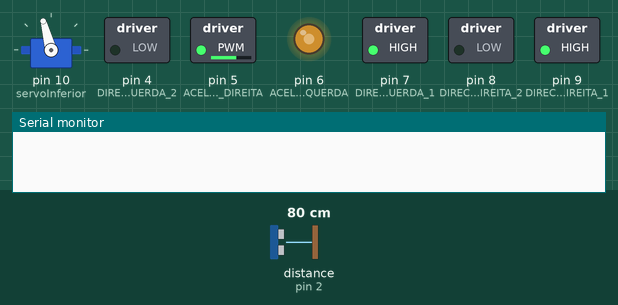
Bench run of a sketch on a simulated Arduino Uno, built with avr-gcc and run on an emulated ATmega328P. On the bench: servo, switched loads named in the sketch (green lamp = pin HIGH), output pins drawn as LEDs (lit = HIGH), the last lines printed to the serial monitor. Dashed ring = blinking. The test bench sets the inputs (shaded band); at power-on: distance to the obstacle (sensor on pin 2) 80 cm. The echo pulse lasts 58.3 µs per cm.

Above: at 3.2 s.
3.3 s: distance to the obstacle (sensor on pin 2) set to 250 cm
6.3 s: distance to the obstacle (sensor on pin 2) set to 2 cm
At 7.4 s:
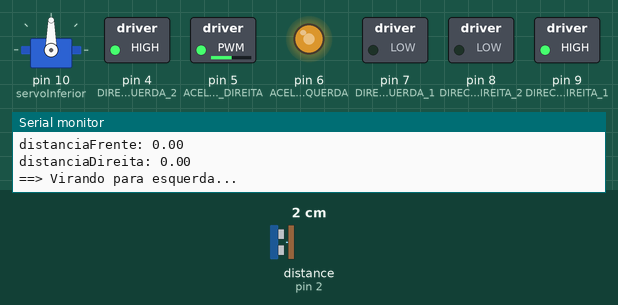
9.3 s: distance to the obstacle (sensor on pin 2) set to 18 cm
At 10.1 s:
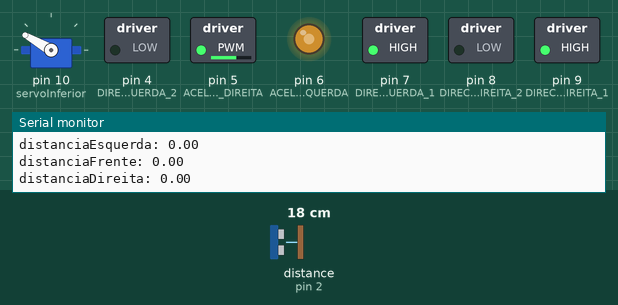
12.3 s: distance to the obstacle (sensor on pin 2) set to 4 cm
At 12.41 s:
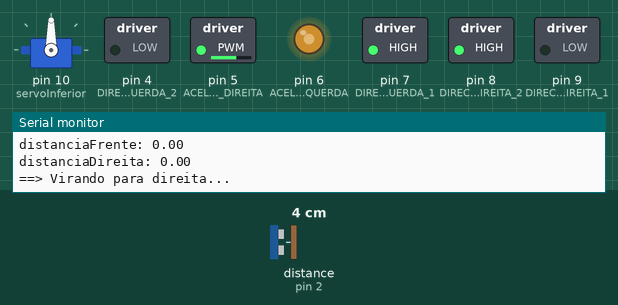
Timing chart, 0 to 16.3 s (numbered marks = the images above; inputs shaded):
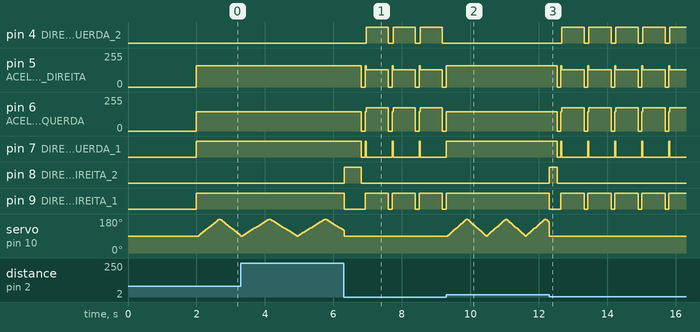

Measured:
- after the input at 6.3 s, pin 4 (DIRECAO_ESQUERDA_2): alternates HIGH for 0.65 s and LOW for 0.14 s, starting after 0.66 s; pin 5 (ACELERADOR_DIREITA): 160/255 → 0/255 after 0.52 s, then repeats every 0.79 s: 160/255 0.03 s, 130/255 0.65 s, 0/255 0.11 s
- after the input at 9.3 s, pin 4 (DIRECAO_ESQUERDA_2): stops changing and stays LOW; pin 5 (ACELERADOR_DIREITA): stops changing and stays 160/255
- after the input at 12.3 s, pin 4 (DIRECAO_ESQUERDA_2): alternates HIGH for 0.65 s and LOW for 0.14 s, starting after 0.37 s; pin 5 (ACELERADOR_DIREITA): 160/255 → 0/255 after 0.23 s, then repeats every 0.79 s: 160/255 0.03 s, 130/255 0.65 s, 0/255 0.11 s

The sketch:

circuito.ino
```cpp
#include <Ultrasonic.h>
#include <Servo.h>

Servo servoInferior;

//Define os pinos para o trigger e echo
#define pino_trigger 3
#define pino_echo 2

//Inicializa o sensor nos pinos definidos acima
Ultrasonic ultrasonic(pino_trigger, pino_echo);

float distanciaEsquerda, distanciaDireita, distanciaFrente;

//#define ENCODER_DIREITA 2
//#define ENCODER_ESQUERDA 3

#define ACELERADOR_DIREITA 5
#define ACELERADOR_ESQUERDA 6

//  Definição das entradas para os motores de cada lado, observem que alguns robôs precisaram ter os pinos trocados devido aos módulos de comunicação que utilizam.
//  Vejam os 4 fios unidos da ponte H que são conectados no Arduino para saberem o padrão do robô que vocês tem em mãos.
/*#define DIRECAO_DIREITA_1 7   //4
#define DIRECAO_DIREITA_2 8   //7

#define DIRECAO_ESQUERDA_1 9  //8
#define DIRECAO_ESQUERDA_2 10 //9*/

#define DIRECAO_DIREITA_1 9   //4
#define DIRECAO_DIREITA_2 8   //7

#define DIRECAO_ESQUERDA_1 7  //8
#define DIRECAO_ESQUERDA_2 4 //9

#define IR_PARA_FRENTE_DIREITA() do { digitalWrite(DIRECAO_DIREITA_1, HIGH); digitalWrite(DIRECAO_DIREITA_2, LOW); } while(false)
#define IR_PARA_FRENTE_ESQUERDA() do { digitalWrite(DIRECAO_ESQUERDA_1, HIGH); digitalWrite(DIRECAO_ESQUERDA_2, LOW); } while(false)
#define IR_PARA_FRENTE() do { IR_PARA_FRENTE_DIREITA(); IR_PARA_FRENTE_ESQUERDA(); } while(false)

#define IR_PARA_TRAS_DIREITA() do { digitalWrite(DIRECAO_DIREITA_1, LOW); digitalWrite(DIRECAO_DIREITA_2, HIGH); } while(false)
#define IR_PARA_TRAS_ESQUERDA() do { digitalWrite(DIRECAO_ESQUERDA_1, LOW); digitalWrite(DIRECAO_ESQUERDA_2, HIGH); } while(false)
#define IR_PARA_TRAS() do { IR_PARA_TRAS_DIREITA(); IR_PARA_TRAS_ESQUERDA(); } while(false)

#define ACELERA_DIREITA(VELOCIDADE) do { pwmDireita = VELOCIDADE; analogWrite(ACELERADOR_DIREITA, VELOCIDADE); } while(false)
#define ACELERA_ESQUERDA(VELOCIDADE) do { pwmEsquerda = VELOCIDADE; analogWrite(ACELERADOR_ESQUERDA, VELOCIDADE); } while(false)
#define ACELERA(VELOCIDADE) do { ACELERA_DIREITA(VELOCIDADE); ACELERA_ESQUERDA(VELOCIDADE); } while(false)

#define FREIO_DIREITA() { ACELERA_DIREITA(0); digitalWrite(DIRECAO_DIREITA_1, LOW); digitalWrite(DIRECAO_DIREITA_2, LOW); } while(false)
#define FREIO_ESQUERDA() { ACELERA_ESQUERDA(0); digitalWrite(DIRECAO_ESQUERDA_1, LOW); digitalWrite(DIRECAO_ESQUERDA_2, LOW); } while(false)
#define FREIO() do { FREIO_DIREITA(); FREIO_ESQUERDA(); } while(false)

// Velocidade armazenada PWM
volatile int pwmDireita = 0;
volatile int pwmEsquerda = 0;

// Numero de passos do Encoder Ótico
volatile int contador_direita = 0;
volatile int contador_esquerda = 0;

// Definir velocidades
//int velocidadeDireita  = 225; //200
int velocidadeDireita  = 160;
//int velocidadeEsquerda = 200; //180
int velocidadeEsquerda = 145;

void setup() {
  // Configuração da Comunicação Serial
  Serial.begin(9600);

  // Configuração dos pinos da Ponte H
  pinMode(DIRECAO_DIREITA_1, OUTPUT);
  pinMode(DIRECAO_DIREITA_2, OUTPUT);
  pinMode(DIRECAO_ESQUERDA_1, OUTPUT);
  pinMode(DIRECAO_ESQUERDA_2, OUTPUT);

  servoInferior.attach(10);

  // Configuração dos pinos do Encoder Ótico
//  pinMode(ENCODER_DIREITA, INPUT_PULLUP);
//  pinMode(ENCODER_ESQUERDA, INPUT_PULLUP);

  // Funções de Interrupção de cada um dos Encoders
//  attachInterrupt(digitalPinToInterrupt(ENCODER_DIREITA), contadorDireita, CHANGE);
//  attachInterrupt(digitalPinToInterrupt(ENCODER_ESQUERDA), contadorEsquerda, CHANGE);
  delay(2000);
}

bool girarServoEsquerda(){
  // delay(200);
  // long microsec = ultrasonic.timing();
  // distanciaFrente = ultrasonic.convert(microsec, Ultrasonic::CM);

  // servoInferior.write(180);
  // delay(200);

  // microsec = ultrasonic.timing();
  // distanciaEsquerda = ultrasonic.convert(microsec, Ultrasonic::CM);

  // servoInferior.write(90);
  // delay(200);
  long microsec;
  for(int i = 120; i <= 180; i += 5){
    servoInferior.write(i);
    delay(20);
    microsec = ultrasonic.timing();
    distanciaEsquerda = ultrasonic.convert(microsec, Ultrasonic::CM);
    if(distanciaEsquerda <= 10){
      //delay(100);
      servoInferior.write(90);
      delay(150);
      return true;
    }
    //delay(10);
  }
  //delay(100);
  servoInferior.write(90);
  delay(150);
  return false;
}

bool girarServoDireita(){
  long microsec;
  for(int i = 90; i > 0; i -= 5){
    delay(20);
    microsec = ultrasonic.timing();
    distanciaDireita = ultrasonic.convert(microsec, Ultrasonic::CM);
    if(distanciaDireita <= 10){
		FREIO();
      servoInferior.write(90);
      return true;
    }
    servoInferior.write(i);
    delay(10);
  }
  servoInferior.write(90);
  //delay(100);
  return false;
}

int x;
int distancia;
bool girarServo(){
  long microsec;
	int direction = 1;
	for(x = 90; ; x = (x+(5*direction))){

    	delay(20);
	    microsec = ultrasonic.timing();
    	distancia = ultrasonic.convert(microsec, Ultrasonic::CM);
	    if(distancia <= 10){
      		servoInferior.write(90);
			viraCalibrado(x);
    	  	return true;
	    }
	    servoInferior.write(x);
	    delay(10);
		if(x == 180){
			direction = -1;
		}else if(x == 90) {
			direction = 1;
		}
	}
	servoInferior.write(90);
	//delay(100);
	return false;
}

void loop() {
  ACELERA_DIREITA(velocidadeDireita);
  ACELERA_ESQUERDA(velocidadeEsquerda);
  IR_PARA_FRENTE_DIREITA();
  IR_PARA_FRENTE_ESQUERDA();

  	/*if(girarServoEsquerda()){
		viraDireita();
	}
	if(girarServoDireita()){
		viraEsquerda();
	}*/
  //girarServoDireita();

	girarServo();

  Serial.print("distanciaEsquerda: ");
  Serial.println(distanciaEsquerda);
  Serial.print("distanciaFrente: ");
  Serial.println(distanciaFrente);
  Serial.print("distanciaDireita: ");
  Serial.println(distanciaDireita);


}

void viraDireita(){

    Serial.println("==> Virando para direita...");
    ACELERA_DIREITA(velocidadeDireita + 40);
    ACELERA_ESQUERDA(velocidadeEsquerda + 30);
    IR_PARA_TRAS_DIREITA();
    IR_PARA_FRENTE_ESQUERDA();
    delay(250);
    FREIO();
    delay(100);

}

void viraEsquerda(){
    Serial.println("==> Virando para esquerda...");
    ACELERA_DIREITA(velocidadeDireita - 30);
    ACELERA_ESQUERDA(velocidadeEsquerda + 30);
    IR_PARA_FRENTE_DIREITA();
    IR_PARA_TRAS_ESQUERDA();
    delay(250);
    FREIO();
    delay(100);
}
void viraCalibrado(int x){

	int ajuste = abs(90 - x);
	if(x<=90){
	    Serial.println("==> Virando para esquerda...");
    	ACELERA_DIREITA(velocidadeDireita - 30);
    	ACELERA_ESQUERDA(velocidadeEsquerda + 30);
	    IR_PARA_FRENTE_DIREITA();
	    IR_PARA_TRAS_ESQUERDA();
	    delay(650 - (550/90)*ajuste );
	    FREIO();
	    delay(100);
	}

	if(x>90){
    	Serial.println("==> Virando para direita...");
	    ACELERA_DIREITA(velocidadeDireita);
	    ACELERA_ESQUERDA(velocidadeEsquerda);
	    IR_PARA_TRAS_DIREITA();
	    IR_PARA_FRENTE_ESQUERDA();
	    delay(650 - (550/90)*ajuste);
	    FREIO();
	    delay(100);
	}
}
void contadorDireita(){
  contador_direita++;
}

void contadorEsquerda(){
  contador_esquerda++;
}
```
